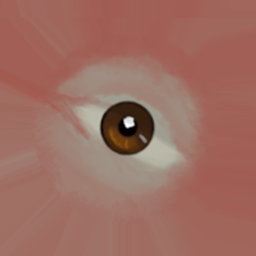
#> input picture Projects/Siege/Assets/Models/Characters/T_Eye_Brown.png, 256 x 256 px, given in place of rough_linen_diff_2k.jpg, which was not available
$ python make_textures.py
#> lines starting #> are read from the running program, lines starting #| are printed output that depends on the picture
### Projects/Siege/Tools/siege.py
"""Shared helpers for the Siege sample's generators: stable asset GUIDs (.meta files), materials and scene JSON."""
import hashlib
import json
import os

ROOT = os.path.normpath(os.path.join(os.path.dirname(os.path.abspath(__file__)), ".."))
ASSETS = os.path.join(ROOT, "Assets")

_TYPES = {
    ".png": "Texture", ".jpg": "Texture", ".jpeg": "Texture", ".hdr": "Texture",
    ".gltf": "Mesh", ".glb": "Mesh", ".obj": "Mesh", ".fbx": "Mesh", ".dmodel": "Mesh",
    ".scene": "Scene", ".prefab": "Prefab", ".mat": "Material", ".controller": "AnimatorController",
    ".anim": "AnimationClip", ".vfx": "VisualEffect", ".dsong": "Song", ".wav": "Audio", ".ogg": "Audio", ".flac": "Audio", ".mp3": "Audio", ".timeline": "Timeline",
}
_LINEAR_HINTS = ("_nor", "_arm", "_rough", "_ao", "_disp", "normal", "roughness", "_mask")


def guid(rel):
    """A stable GUID for an asset path (relative to Assets/, forward slashes): the same path, the same GUID."""
    h = int(hashlib.md5(rel.replace("\\", "/").lower().encode("utf-8")).hexdigest()[:15], 16)
    return 1_000_000 + h  # (clear of the built-in handles and small hand-made ids)


MAX_TEXTURE = 1024


def write_meta(rel, settings=None):
    """Writes <asset>.meta (keeping an existing one's GUID) and returns the asset's GUID."""
    path = os.path.join(ASSETS, rel)
    meta_path = path + ".meta"
    ext = os.path.splitext(rel)[1].lower()
    kind = _TYPES.get(ext)
    if kind is None:
        return None
    g = guid(rel)
    if os.path.exists(meta_path):
        try:
            with open(meta_path, encoding="utf-8") as f:
                g = json.load(f)["guid"]
        except (ValueError, KeyError):
            pass
    if settings is None:
        settings = {}
        if kind == "Texture":
            name = os.path.basename(rel).lower()
            linear = any(h in name for h in _LINEAR_HINTS)
            settings = {"filter": 0, "srgb": not linear and ext != ".hdr", "mips": ext != ".hdr"}
            # Images that repeat over a few meters need no more than 1024 texels a side: half the GPU memory of 2048
            # four times over, which lets the sample fit a 4 GB card (the sky stays full size).
            if ext != ".hdr":
                settings["maxSize"] = MAX_TEXTURE
    with open(meta_path, "w", encoding="utf-8", newline="\n") as f:
        json.dump({"guid": g, "type": kind, "settings": settings}, f, indent=2)
    return g


# [36 lines left out: functions meta_all, write_json, pbr_material, not called in this run]


class Scene:
    """Builds a .scene file: entities with ids from `start` upward."""

    # [15 lines left out: functions __init__, add, not called in this run]

    def save(self, rel):
        return write_json(rel, {"version": 1, "name": self.name, "settings": self.settings, "entities": self.entities})


def mesh_renderer(mesh, material=0, color=(1, 1, 1, 1), shadows=True):
    return {"Mesh": mesh, "Material": material, "Albedo": 0, "Color": list(color), "Tiling": [1, 1],
            "Smoothness": 0.5, "Emission": 0.0, "Cast Shadows": shadows}


# [7 lines left out: function animator, not called in this run]

### Projects/Siege/Tools/make_textures.py
"""Procedural textures the scans don't cover: riveted chainmail (color, OpenGL normal, AO/roughness/metal)."""
import os

import numpy as np
from PIL import Image

import siege as S


def chainmail(size=1024, rings_across=24):
    """Interlocking rings in offset rows: a height field of tori, each ring tilted so neighbours overlap."""
    y, x = np.mgrid[0:size, 0:size].astype(np.float64) / size
    cell = 1.0 / rings_across
    height = np.zeros((size, size))
    occlusion = np.ones((size, size))
    radius, wire = cell * 0.44, cell * 0.1
    for row in range(-1, rings_across * 2 + 1):
        cy = row * cell * 0.5
        shift = (row % 2) * cell * 0.5
        for col in range(-1, rings_across + 1):
            cx = col * cell + shift
            # Wrap so the texture tiles.
            dx = (x - cx + 0.5) % 1.0 - 0.5
            dy = (y - cy + 0.5) % 1.0 - 0.5
            d = np.sqrt(dx * dx + (dy * 1.15) ** 2)
            t = np.clip(1 - ((d - radius) / wire) ** 2, 0, None)
            ring = np.sqrt(t) * (0.7 + 0.3 * np.clip(dy / radius + 0.5, 0, 1))  # tilted: higher at the bottom
            height = np.maximum(height, ring)
    occlusion = np.clip(0.35 + height * 0.9, 0, 1)
    gy, gx = np.gradient(height)
    strength = size / rings_across * 0.35
    n = np.dstack([-gx * strength, gy * strength, np.ones_like(height)])  # OpenGL: green up
    n /= np.linalg.norm(n, axis=2, keepdims=True)
    normal = ((n * 0.5 + 0.5) * 255).astype(np.uint8)
    rng = np.random.default_rng(7)
    grime = np.clip(rng.normal(0, 0.04, (size // 8, size // 8)), -0.1, 0.1)
    grime = np.array(Image.fromarray(((grime + 0.1) * 1275).astype(np.uint8)).resize((size, size), Image.BICUBIC)) / 255.0
    metal_mask = height > 0.05
    base = np.where(metal_mask, 0.52 + grime * 0.3, 0.06)
    color = np.dstack([base * 0.97, base * 0.96, base * 0.95])
    color = (np.clip(color, 0, 1) ** (1 / 2.2) * 255).astype(np.uint8)
    rough = np.where(metal_mask, 0.38 + grime * 0.5, 0.9)
    metal = np.where(metal_mask, 1.0, 0.0)
    arm = (np.dstack([occlusion, rough, metal]) * 255).astype(np.uint8)
    return color, normal, arm


def neutral_linen():
    """Poly Haven's rough_linen is dyed light blue: the same weave undyed (its luminance, a warm off-white), so
    garment colors multiply onto it as they should. Its normal and ARM maps are reused as they are."""
    src = os.path.join(S.ASSETS, "Textures", "Props", "rough_linen")
    dst = os.path.join(S.ASSETS, "Textures", "Props", "linen")
    os.makedirs(dst, exist_ok=True)
    a = np.asarray(Image.open(os.path.join(src, "rough_linen_diff_2k.jpg")).convert("RGB"), dtype=np.float64) / 255
    lum = a @ np.array([0.2126, 0.7152, 0.0722])
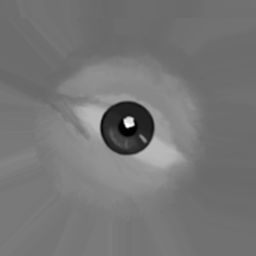
#> lum: shape (256, 256) float64; min 0, max 1, mean 0.464
    lum = lum / lum.mean() * 0.78
    out = np.dstack([lum * 1.0, lum * 0.96, lum * 0.88])
    Image.fromarray((np.clip(out, 0, 1) * 255).astype(np.uint8)).save(os.path.join(dst, "linen_diff_2k.jpg"), quality=92)
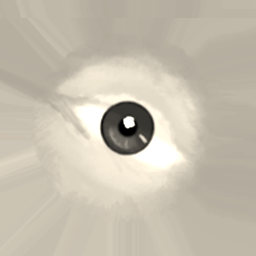
#> saved as linen_diff_2k.jpg: PIL image 256x256 RGB; mean R, G, B 197.3, 189.7, 174.3
    for suffix in ("nor_gl", "arm"):
        Image.open(os.path.join(src, f"rough_linen_{suffix}_2k.jpg")).save(os.path.join(dst, f"linen_{suffix}_2k.jpg"), quality=95)
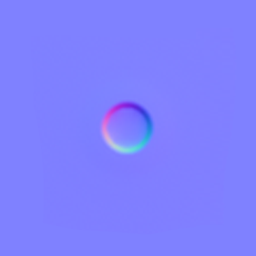
#> input picture Projects/Siege/Assets/Models/Characters/T_Eye_Normal.png, 256 x 256 px, given in place of rough_linen_nor_gl_2k.jpg, which was not available
    for suffix in ("diff", "nor_gl", "arm"):
        S.write_meta(f"Textures/Props/linen/linen_{suffix}_2k.jpg")


def slate_tiles():
    """Grey-blue slate roofing from Poly Haven's clay_roof_tiles_02 (terracotta): its luminance with the contrast
    raised a little, so tower cones read as slate. Normal and ARM maps reused."""
    src = os.path.join(S.ASSETS, "Textures", "Castle", "clay_roof_tiles_02")
    dst = os.path.join(S.ASSETS, "Textures", "Castle", "slate_tiles")
    os.makedirs(dst, exist_ok=True)
#> (the run stopped early here; a loop or call above may not have finished)
